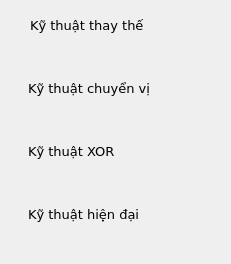
            <widget class="QWidget" name="menuMH">
             <property name="geometry">
              <rect>
               <x>0</x>
               <y>0</y>
               <width>231</width>
               <height>264</height>
              </rect>
             </property>
             <property name="sizePolicy">
              <sizepolicy hsizetype="Preferred" vsizetype="Preferred">
               <horstretch>0</horstretch>
               <verstretch>0</verstretch>
              </sizepolicy>
             </property>
             <property name="maximumSize">
              <size>
               <width>16777215</width>
               <height>300</height>
              </size>
             </property>
             <property name="sizeIncrement">
              <size>
               <width>0</width>
               <height>0</height>
              </size>
             </property>
             <property name="styleSheet">
              <string notr="true">QPushButton{
	text-align:left;	
	border-radius:20;
	padding-left:12px;	
	color: rgb(0, 0, 0);
}
QPushButton:hover{		
	color: rgb(255, 255, 255);
	background-color: rgb(104, 92, 254);
	font:bold;
}</string>
             </property>
             <attribute name="icon">
              <iconset resource="resource.qrc">
               <normaloff>:/icon/icon/icons8-decryption-62-_1_.ico</normaloff>
               <activeon>:/icon/icon/icons8-decryption-62-_1_.ico</activeon>:/icon/icon/icons8-decryption-62-_1_.ico</iconset>
             </attribute>
             <attribute name="label">
              <string>Mã hoá</string>
             </attribute>
             <widget class="QWidget" name="layoutWidget">
              <property name="geometry">
               <rect>
                <x>10</x>
                <y>0</y>
                <width>211</width>
                <height>257</height>
               </rect>
              </property>
              <layout class="QVBoxLayout" name="verticalLayout">
               <property name="spacing">
                <number>15</number>
               </property>
               <property name="sizeConstraint">
                <enum>QLayout::SetDefaultConstraint</enum>
               </property>
               <property name="leftMargin">
                <number>8</number>
               </property>
               <property name="topMargin">
                <number>0</number>
               </property>
               <property name="rightMargin">
                <number>0</number>
               </property>
               <property name="bottomMargin">
                <number>16</number>
               </property>
               <item>
                <widget class="QPushButton" name="btnMH_ThayThe">
                 <property name="minimumSize">
                  <size>
                   <width>190</width>
                   <height>45</height>
                  </size>
                 </property>
                 <property name="font">
                  <font>
                   <family>Verdana</family>
                   <pointsize>10</pointsize>
                   <weight>50</weight>
                   <bold>false</bold>
                  </font>
                 </property>
                 <property name="styleSheet">
                  <string notr="true"/>
                 </property>
                 <property name="text">
                  <string>Kỹ thuật thay thế</string>
                 </property>
                </widget>
               </item>
               <item>
                <widget class="QPushButton" name="btnMH_ChuyenVi">
                 <property name="minimumSize">
                  <size>
                   <width>190</width>
                   <height>45</height>
                  </size>
                 </property>
                 <property name="font">
                  <font>
                   <family>Verdana</family>
                   <pointsize>10</pointsize>
                   <weight>50</weight>
                   <bold>false</bold>
                  </font>
                 </property>
                 <property name="styleSheet">
                  <string notr="true">text-align:left;
padding-left:10px</string>
                 </property>
                 <property name="text">
                  <string>Kỹ thuật chuyển vị</string>
                 </property>
                </widget>
               </item>
               <item>
                <widget class="QPushButton" name="btnMH_XOR">
                 <property name="minimumSize">
                  <size>
                   <width>190</width>
                   <height>45</height>
                  </size>
                 </property>
                 <property name="font">
                  <font>
                   <family>Verdana</family>
                   <pointsize>10</pointsize>
                   <weight>50</weight>
                   <bold>false</bold>
                  </font>
                 </property>
                 <property name="styleSheet">
                  <string notr="true">text-align:left;
padding-left:10px</string>
                 </property>
                 <property name="text">
                  <string>Kỹ thuật XOR</string>
                 </property>
                </widget>
               </item>
               <item>
                <widget class="QPushButton" name="btnMH_HienDai">
                 <property name="minimumSize">
                  <size>
                   <width>190</width>
                   <height>45</height>
                  </size>
                 </property>
                 <property name="font">
                  <font>
                   <family>Verdana</family>
                   <pointsize>10</pointsize>
                   <weight>50</weight>
                   <bold>false</bold>
                  </font>
                 </property>
                 <property name="styleSheet">
                  <string notr="true">text-align:left;
padding-left:10px</string>
                 </property>
                 <property name="text">
                  <string>Kỹ thuật hiện đại</string>
                 </property>
                </widget>
               </item>
              </layout>
             </widget>
            </widget>
